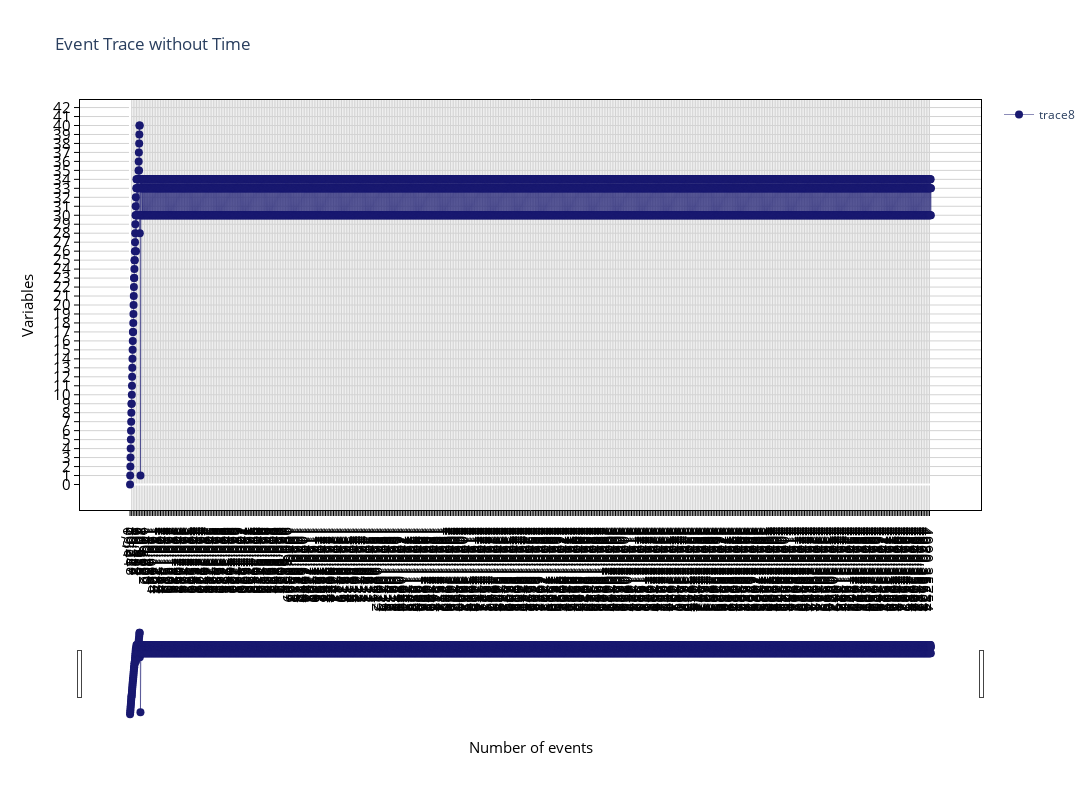

Here is the notebook cell this chart was saved with:
### Code cell
### plot single trace
for i, df in enumerate(all_df):
    
    if i == trace_file:
        plot_single_trace(df, sorted_keys, with_time=False, is_xticks=True)

### Figure 1 — Plotly figure (JSON) as saved in the notebook; plotly's stock layout.template omitted (floating-point values rounded to 4 significant figures; data arrays with more than 128 entries replaced by an {"elided": "..."} marker saying what was removed)
{"data": [{"line": {"width": 0.5}, "marker": {"color": "midnightblue", "size": 8}, "mode": "lines+markers", "name": "trace8", "showlegend": true, "type": "scatter", "y": {"elided": "5000 int values"}}], "layout": {"autosize": true, "height": 800, "plot_bgcolor": "rgba(0,0,0,0)", "title": {"text": "Event Trace without Time"}, "width": 1200, "xaxis": {"color": "black", "gridcolor": "lightgrey", "linecolor": "black", "mirror": true, "rangeslider": {"visible": true}, "showline": true, "tickfont": {"size": 15}, "ticks": "outside", "ticktext": {"elided": "500x2 int values"}, "tickvals": {"elided": "500 int values"}, "title": {"font": {"size": 15}, "text": "Number of events"}, "type": "linear"}, "yaxis": {"color": "black", "gridcolor": "lightgrey", "linecolor": "black", "mirror": true, "showline": true, "tickfont": {"size": 15}, "ticks": "outside", "ticktext": [0, 1, 2, 3, 4, 5, 6, 7, 8, 9, 10, 11, 12, 13, 14, 15, 16, 17, 18, 19, 20, 21, 22, 23, 24, 25, 26, 27, 28, 29, 30, 31, 32, 33, 34, 35, 36, 37, 38, 39, 40, 41, 42], "tickvals": [0, 1, 2, 3, 4, 5, 6, 7, 8, 9, 10, 11, 12, 13, 14, 15, 16, 17, 18, 19, 20, 21, 22, 23, 24, 25, 26, 27, 28, 29, 30, 31, 32, 33, 34, 35, 36, 37, 38, 39, 40, 41, 42], "title": {"font": {"size": 15}, "text": "Variables"}}}}
